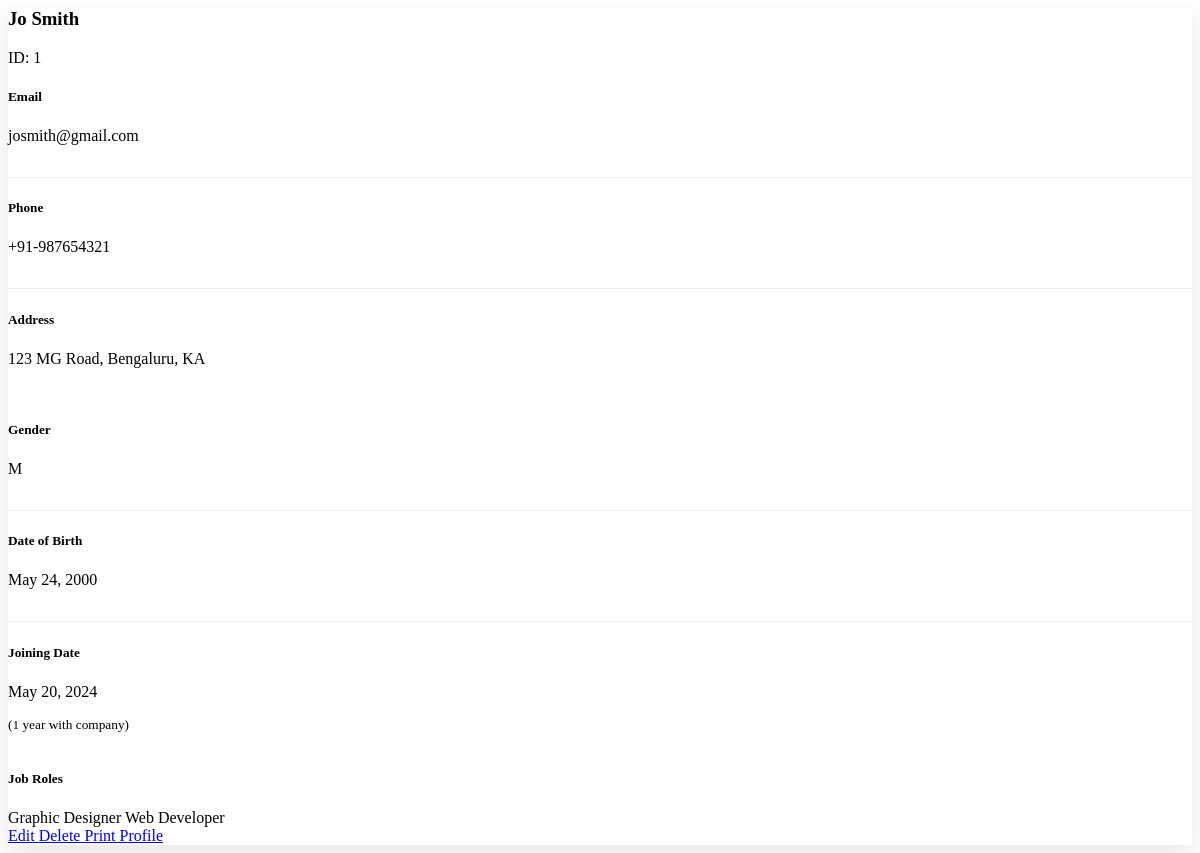
The page /employees/1/ on the database its author committed.
### ems/models.py (models this page shows, shortened)
class Employee(models.Model):
    GENDER_CHOICES=[('M','Male'),('F','Female'),('O','Other')]
    first_name=models.CharField(max_length=200)
    last_name=models.CharField(max_length=200)
    email_id=models.EmailField(max_length=250)
    phone_number=models.CharField(max_length=13,blank=True)
    address=models.TextField()
    gender=models.CharField(max_length=1,choices=GENDER_CHOICES,blank=True)
    dob=models.DateField()
    joining_date=models.DateField()
    jobs=models.ManyToManyField('Job',blank=True)

class Job(models.Model):
    name=models.CharField(max_length=250)

### ems/views.py (the view)
# urls.py: path('employees/<int:employee_id>/',views.employee_detail,name='employee_detail'),
def employee_detail(request,employee_id):
    try:
        employee= Employee.objects.get(id=employee_id)
    except Employee.DoesNotExist:
        raise Http404('Employee not found')
    return render(request,'ems/employee_details.html',{'employee':employee})

### ems/templates/ems/employee_details.html (shortened to what this page needs)
<div class="card employee-detail-card mb-4">
    <div class="card-header bg-primary text-white">
        <div class="d-flex justify-content-between align-items-center">
            <h3 class="mb-0">
                {{ employee.first_name|capfirst }} {{ employee.last_name|capfirst }}
            </h3>
            <span class="badge bg-light text-dark">
                ID: {{ employee.id|default:"N/A" }}
            </span>
        </div>
    </div>
    <div class="card-body">
        <div class="row">
            <div class="col-md-6">
                <div class="employee-info-item mb-3">
                    <h5 class="text-muted mb-1">Email</h5>
                    <p class="fs-5">{{ employee.email_id|default:"Not provided" }}</p>
                </div>
                <div class="employee-info-item mb-3">
                    <h5 class="text-muted mb-1">Phone</h5>
                    <p class="fs-5">{{ employee.phone_number|default:"Not provided" }}</p>
                </div>
                <div class="employee-info-item mb-3">
                    <h5 class="text-muted mb-1">Address</h5>
                    <p class="fs-5">{{ employee.address|default:"Not provided"|linebreaks }}</p>
                </div>
            </div>
            <div class="col-md-6">
                <div class="employee-info-item mb-3">
                    <h5 class="text-muted mb-1">Gender</h5>
                    <p class="fs-5">{{ employee.gender|default:"Not specified" }}</p>
                </div>
                <div class="employee-info-item mb-3">
                    <h5 class="text-muted mb-1">Date of Birth</h5>
                    <p class="fs-5">{{ employee.dob|date:"F j, Y"|default:"Not provided" }}</p>
                </div>
                <div class="employee-info-item mb-3">
                    <h5 class="text-muted mb-1">Joining Date</h5>
                    <p class="fs-5">{{ employee.joining_date|date:"F j, Y"|default:"Not provided" }}</p>
                    <small class="text-muted">
                        ({{ employee.joining_date|timesince }} with company)
                    </small>
                </div>
            </div>
        </div>
        <div class="mt-4">
            <h5 class="text-muted mb-3">Job Roles</h5>
            <div class="d-flex flex-wrap gap-2">
                {% if employee.jobs.all %}
                    {% for job in employee.jobs.all %}
                        <span class="badge bg-secondary py-2 px-3">
                            {{ job.name }}
                        </span>
                    {% endfor %}
                {% else %}
                    <div class="alert alert-warning w-100 mb-0">
                        No job roles assigned
                    </div>
                {% endif %}
            </div>
        </div>
    </div>
    <div class="card-footer bg-light">
        <div class="d-flex justify-content-end gap-2">
            <a href="#" class="btn btn-outline-primary">
                 Edit
            </a>
            <a href="#" class="btn btn-outline-danger">
                 Delete
            </a>
            <a href="#" class="btn btn-primary">
                 Print Profile
            </a>
        </div>
    </div>
</div>

### ems/templates/ems/employee_details.html (style rules this page uses)
.employee-detail-card { border: none; box-shadow: 0 0.5rem 1.5rem rgba(0, 0, 0, 0.1); transition: transform 0.3s ease; }
.employee-info-item { padding-bottom: 1rem; border-bottom: 1px solid #eee; }
.employee-info-item:last-child { border-bottom: none; }

### rows shown on the page
Employee: first_name "Jo", last_name "Smith", id "1", email_id "josmith@gmail.com", phone_number "+91-987654321", address "123 MG Road, Bengaluru, KA", gender "M", dob "May 24, 2000", joining_date "May 20, 2024", joining_date "1 year"
Job: name "Graphic Designer"
Job: name "Web Developer"
